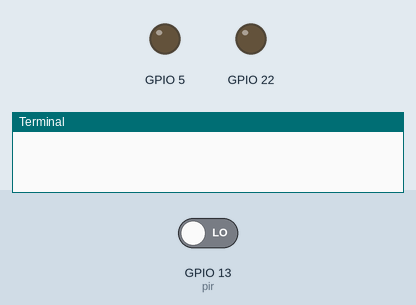
A program run on a simulated Raspberry Pi (BCM pin numbers). On the bench: output pins drawn as LEDs (lit = HIGH), the last lines printed to the terminal. Inputs (shaded band) come from the test bench; at power-on: GPIO 13 (pir) LOW.

Above: at 1.2 s.
1.3 s: GPIO 13 (pir) driven HIGH
At 1.7 s:
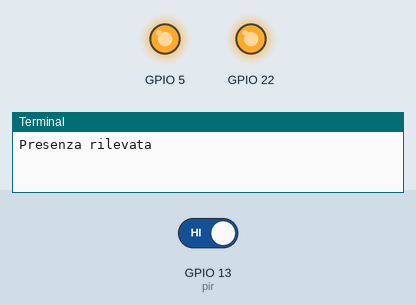
Timing chart, 0 to 4.3 s (numbered marks = the images above; inputs shaded):
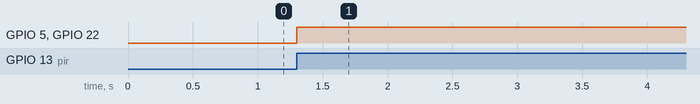

The program:

presenza.py
```python
#!/usr/bin/python3
import RPi.GPIO as GPIO                           #Import GPIO library
import time                                       #Import time library
import json

#variabili che contengono i dati inviati da app per le regole del sensore di presenza
gpioPresenza = []
notificaPresenza = "False"
azione = "accendi"

GPIO.setmode(GPIO.BCM)
GPIO.setwarnings(False)


#legge i dati dai file delle regole (presenza e temperatura, varie)
def leggiDati():
    with open ('datiPresenza.json') as jsonfile:
        d = json.load(jsonfile)

    global gpioPresenza
    global notificaPresenza
    global azione
    gpioPresenza = d["gpio"]
    notificaPresenza = d["notifica"]
    azione = d["azione"]


def presenza():

    global gpioPresenza
    global notificaPresenza
    global azione
    pir = 13
    GPIO.setup(pir, GPIO.IN)

    while True:
    #if not activePres:
        if GPIO.input(pir): #movimento trovato
            print("Presenza rilevata")
            for value in gpioPresenza:
                GPIO.setup(int(value), GPIO.OUT)
                if azione == "Accendi":
                    GPIO.output(int(value), GPIO.HIGH)
                elif azione == "Spegni":
                    GPIO.output( int(value),GPIO.LOW)
             #if notificaPresenza["notifica"] == "True":
                #return "bella raga"

            time.sleep(3)


leggiDati()
presenza()
```

Measured:
- after the input at 1.3 s, GPIO 5, GPIO 22: LOW → HIGH at once
